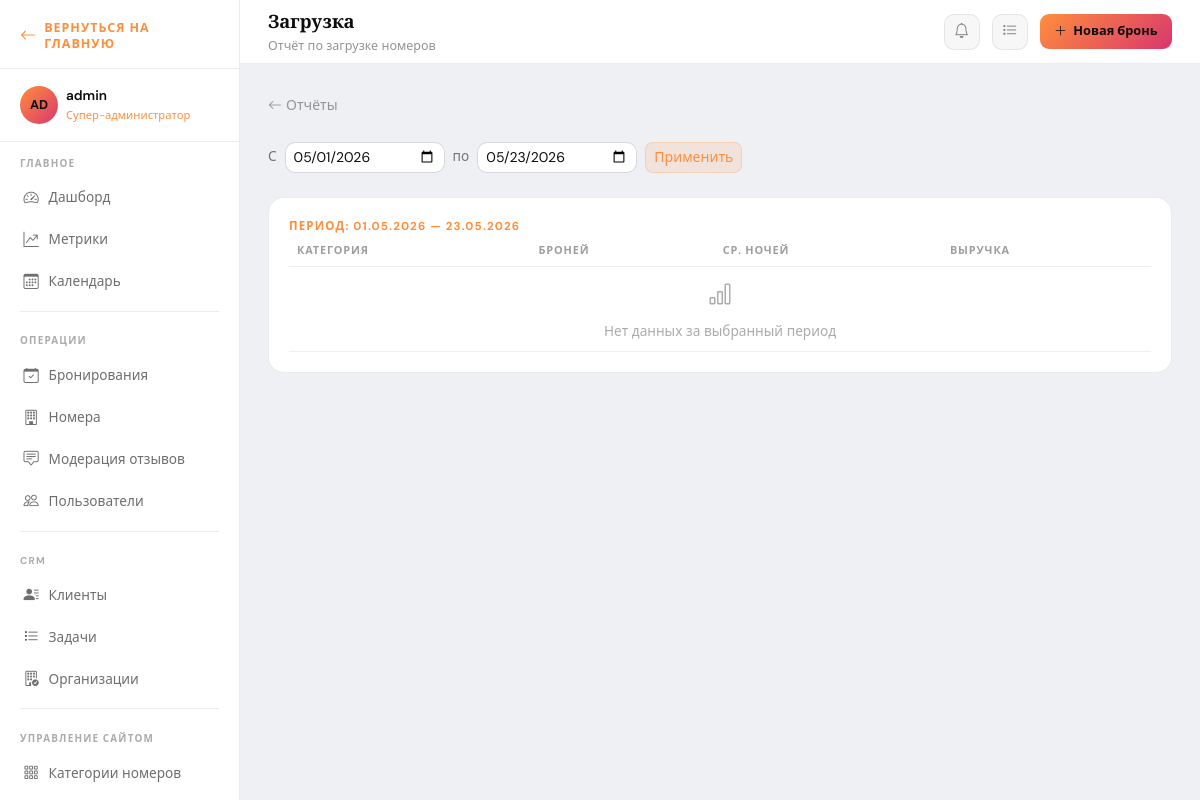
The app's page /reports/occupancy/ (signed in) with its own data.
### apps/accounts/models.py (models this page shows, shortened)
class User(AbstractUser, TimeStampedModel):
    username = None
    email = models.EmailField(_("email"), unique=True)
    role = models.CharField(
        _("роль"),
        max_length=20,
        choices=UserRole.choices,
        default=UserRole.USER,
        db_index=True,
    )
    phone = models.CharField(
        _("телефон"), max_length=20, blank=True, validators=[phone_validator]
    )
    patronymic = models.CharField(_("отчество"), max_length=150, blank=True)
    date_of_birth = models.DateField(_("дата рождения"), null=True, blank=True)
    avatar = models.ImageField(
        _("аватар"), upload_to="avatars/%Y/%m/", null=True, blank=True
    )
    preferred_language = models.CharField(
        _("язык интерфейса"), max_length=10, default="ru", blank=True,
        choices=[("ru", "Русский"), ("en", "English")],
    )
    marketing_consent    = models.BooleanField(_("согласие на рассылку"), default=False)
    email_notifications  = models.BooleanField(_("email-уведомления"),    default=True)
    USERNAME_FIELD  = "email"
    REQUIRED_FIELDS = []
    objects = UserManager()
    class Meta:
        verbose_name         = _("пользоваостиница")
        verbose_name_plural  = _("пользователи")
        ordering             = ["-created_at"]
        indexes = [
            models.Index(fields=["role", "is_active"]),
        ]
    @property
    def is_plain_user(self) -> bool:
        return self.role == UserRole.USER and not self.is_superuser
    @property
    def is_receptionist(self) -> bool:
        return self.has_role(UserRole.RECEPTIONIST)
    @property
    def is_manager(self) -> bool:
        return self.has_role(UserRole.MANAGER)
    @property
    def is_admin(self) -> bool:
        return self.has_role(UserRole.ADMIN)
    @property
    def is_super_admin(self) -> bool:
        return self.is_superuser or self.role == UserRole.SUPER_ADMIN
    def has_role(self, minimum_role: str) -> bool:
        if self.is_superuser:
            return True
        return role_gte(self.role, minimum_role)
    def get_short_name(self) -> str:
        return self.first_name or self.email.split("@")[0]
    def get_initials(self) -> str:
        parts = [self.first_name[:1], self.last_name[:1]]
        return "".join(p for p in parts if p).upper() or self.email[:2].upper()
    @property
    def push_notifications_unread_count(self) -> int:
        return self.push_notifications.filter(is_read=False).count()

### apps/reports/views.py (the view)
# urls.py: path("occupancy/",          views.OccupancyReportView.as_view(),name="occupancy"),
class OccupancyReportView(ReceptionistRequiredMixin, TemplateView):
    template_name = "reports/occupancy.html"
    def get_context_data(self, **kwargs):
        ctx = super().get_context_data(**kwargs)
        start, end = _parse_date_range(self.request)
        ctx["start"]          = start
        ctx["end"]            = end
        ctx["occupancy_data"] = get_occupancy_by_category(start, end)
        return ctx

### templates/reports/occupancy.html (shortened to what this page needs)
{% extends "dashboard/base_dashboard.html" %}
{% block dashboard_title %}Загрузка{% endblock %}
{% block dashboard_subtitle %}Отчёт по загрузке номеров{% endblock %}
{% block dashboard_content %}
<div class="mb-4">
  <a href="{% url 'reports:index' %}" style="color:rgba(13,13,13,.4);text-decoration:none;font-size:.875rem">
    <i class="bi bi-arrow-left me-1"></i>Отчёты
  </a>
</div>
<form method="get" class="d-flex gap-2 mb-4 flex-wrap align-items-center">
  <label class="form-label mb-0" style="color:rgba(13,13,13,.55);font-size:.85rem">С</label>
  <input type="date" name="start" value="{{ start|date:'Y-m-d' }}" class="form-control form-control-sm" style="max-width:160px" />
  <label class="form-label mb-0" style="color:rgba(13,13,13,.55);font-size:.85rem">по</label>
  <input type="date" name="end" value="{{ end|date:'Y-m-d' }}" class="form-control form-control-sm" style="max-width:160px" />
  <button type="submit" class="btn btn-sm"
          style="background:rgba(255,142,60,.12);color:#ff8e3c;border:1px solid rgba(255,142,60,.25);border-radius:8px">
    Применить
  </button>
</form>
<div class="dash-card">
  <div class="dash-card-title">Период: {{ start|date:"d.m.Y" }} — {{ end|date:"d.m.Y" }}</div>
  <div class="dash-table-wrap">
    <table class="dash-table">
      <thead>
        <tr>
          <th>Категория</th><th>Броней</th><th>Ср. ночей</th><th>Выручка</th>
        </tr>
      </thead>
      <tbody>
        {% for row in occupancy_data %}
        <tr>
          <td class="guest-name">{{ row.room_category__name }}</td>
          <td class="text-muted-sm">{{ row.bookings }}</td>
          <td class="text-muted-sm">{% if row.avg_nights %}{{ row.avg_nights|floatformat:1 }}{% else %}—{% endif %}</td>
          <td style="color:#ff8e3c;font-weight:600">{{ row.revenue|floatformat:0 }} ₽</td>
        </tr>
        {% empty %}
        <tr>
          <td colspan="4" class="dash-empty"><i class="bi bi-bar-chart"></i>Нет данных за выбранный период</td>
        </tr>
        {% endfor %}
      </tbody>
    </table>
  </div>
</div>
{% endblock %}

### templates/dashboard/base_dashboard.html (shortened to what this page needs)
{% extends "base.html" %}
{% load static %}
{% block body_class %}dash-app{% endblock %}
{% block content %}
<div class="dash-layout">
  <aside class="dash-sidebar" id="dashSidebar">
    <div class="sidebar-brand">
      <a href="{% url 'hotel:index' %}" class="sidebar-brand-home" aria-label="Вернуться на главную">
        <i class="bi bi-arrow-left" aria-hidden="true"></i>
        <span>Вернуться на главную</span>
      </a>
    </div>
    <div class="sidebar-user">
      <div class="d-flex align-items-center gap-2">
        <div class="sidebar-user-avatar">
          {% if request.user.avatar %}
            <img src="{{ request.user.avatar.url }}" alt="" />
          {% else %}
            {{ request.user.get_initials }}
          {% endif %}
        </div>
        <div>
          <div class="sidebar-user-name">{{ request.user.get_short_name }}</div>
          <div class="sidebar-user-role">{{ request.user.get_role_display }}</div>
        </div>
      </div>
    </div>
    <ul class="sidebar-nav" style="flex:1;padding-bottom:1rem">
      <div class="sidebar-section-label">Главное</div>
      <li>
        <a href="{% url 'dashboard:index' %}"
           class="{% if request.resolver_match.url_name == 'index' and request.resolver_match.namespace == 'dashboard' %}active{% endif %}">
          <i class="bi bi-speedometer2"></i> Дашборд
        </a>
      </li>
      {% if request.user.is_manager or request.user.is_admin or request.user.is_super_admin or request.user.is_superuser %}
      <li>
        <a href="{% url 'dashboard:metrics' %}"
           class="{% if request.resolver_match.url_name == 'metrics' %}active{% endif %}">
          <i class="bi bi-graph-up-arrow"></i> Метрики
        </a>
      </li>
      {% endif %}
      <li>
        <a href="{% url 'dashboard:calendar' %}"
           class="{% if request.resolver_match.url_name == 'calendar' %}active{% endif %}">
          <i class="bi bi-calendar3"></i> Календарь
        </a>
      </li>
      <div class="sidebar-divider"></div>
      <div class="sidebar-section-label">Операции</div>
      <li>
        <a href="{% url 'bookings:staff_list' %}"
           class="{% if request.resolver_match.namespace == 'bookings' %}active{% endif %}">
          <i class="bi bi-calendar-check"></i> Бронирования
        </a>
      </li>
      <li>
        <a href="{% url 'dashboard:rooms' %}"
           class="{% if request.resolver_match.url_name == 'rooms' %}active{% endif %}">
          <i class="bi bi-building"></i> Номера
        </a>
      </li>
      {% if request.user.is_receptionist %}
      <li>
        <a href="{% url 'dashboard:reviews' %}"
           class="{% if request.resolver_match.url_name == 'reviews' %}active{% endif %}">
          <i class="bi bi-chat-square-text"></i> Модерация отзывов
        </a>
      </li>
      {% endif %}
      <li>
        <a href="{% url 'accounts:user_list' %}"
           class="{% if request.resolver_match.namespace == 'accounts' and 'user' in request.resolver_match.url_name %}active{% endif %}">
          <i class="bi bi-people"></i> Пользователи
        </a>
      </li>
      <div class="sidebar-divider"></div>
      <div class="sidebar-section-label">CRM</div>
      <li>
        <a href="{% url 'crm:client_list' %}"
           class="{% if request.resolver_match.namespace == 'crm' and 'client' in request.resolver_match.url_name %}active{% endif %}">
          <i class="bi bi-person-lines-fill"></i> Клиенты
        </a>
      </li>
      <li>
        <a href="{% url 'crm:task_list' %}"
           class="{% if request.resolver_match.url_name == 'task_list' %}active{% endif %}">
          <i class="bi bi-list-task"></i> Задачи
        </a>
      </li>
      <li>
        <a href="{% url 'crm:organization_list' %}"
           class="{% if request.resolver_match.url_name == 'organization_list' %}active{% endif %}">
          <i class="bi bi-building-check"></i> Организации
        </a>
      </li>
      <div class="sidebar-divider"></div>
      <div class="sidebar-section-label">Управление сайтом</div>
      <li>
        <a href="{% url 'hotel:staff_category_list' %}"
           class="{% if request.resolver_match.namespace == 'hotel' and 'category' in request.resolver_match.url_name %}active{% endif %}">
          <i class="bi bi-grid-3x3-gap"></i> Категории номеров
        </a>
      </li>
      <li>
        <a href="{% url 'hotel:staff_room_list' %}"
           class="{% if request.resolver_match.namespace == 'hotel' and 'room' in request.resolver_match.url_name and 'category' not in request.resolver_match.url_name %}active{% endif %}">
        </a>
      </li>
    </ul>
  </aside>
  <div class="dash-main">
    <div class="dash-topbar">
      <div class="dash-topbar-info">
        <div class="dash-topbar-title">{% block dashboard_title %}Панель управления{% endblock %}</div>
        <div class="dash-topbar-subtitle">{% block dashboard_subtitle %}{% endblock %}</div>
      </div>
      <div class="dash-topbar-actions">
        {% with unread_count=request.user.push_notifications_unread_count %}
        <div class="notif-wrap">
          <button type="button" class="topbar-icon-btn notif-toggle-btn" id="notifToggleBtn"
                  onclick="toggleNotifPanel(event)" aria-label="Уведомления" aria-expanded="false">
            <i class="bi bi-bell"></i>
          </button>
        </div>
        {% endwith %}
        <a href="{% url 'crm:task_list' %}" class="topbar-icon-btn" title="Задачи">
          <i class="bi bi-list-task"></i>
        </a>
        <a href="{% url 'bookings:staff_create' %}" class="topbar-new-booking" title="Новая бронь">
          <i class="bi bi-plus-lg"></i>
          <span>Новая бронь</span>
        </a>
      </div>
    </div>
    <div class="dash-content">
      {% block dashboard_content %}{% endblock %}
    </div>
  </div>
</div>
{% endblock %}

### records on screen
User: user.get_initials "AD", user.get_short_name "admin", user.role "Супер-администратор"

### other values on screen
{{ start|date:"d.m.Y" }} "01.05.2026"
{{ end|date:"d.m.Y" }} "23.05.2026"
